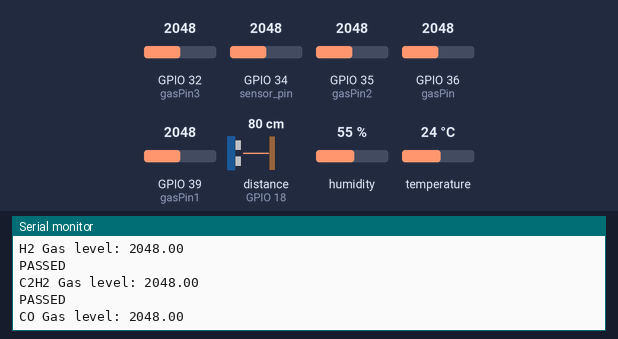
This sketch was run on a simulated ESP32. Shown: the last lines printed to the serial monitor. Wiring (inferred from the names in the program): ultrasonic range finder: trigger GPIO 5; echo GPIO 18. The inputs (shaded band) are chosen by the test bench; at power-on: humidity 55 %, GPIO 39 (gasPin1) = 2048, GPIO 32 (gasPin3) = 2048, GPIO 34 (sensor_pin) = 2048, GPIO 35 (gasPin2) = 2048, GPIO 36 (gasPin) = 2048, distance to the obstacle (sensor on GPIO 18) 80 cm, temperature 24 °C. The echo pulse lasts 58.3 µs per cm; WiFi joins after 1.5 s; servers stay silent unless stated.

Above: at 11.2 s.
11.3 s: humidity set to 58 %
At 11.73 s:
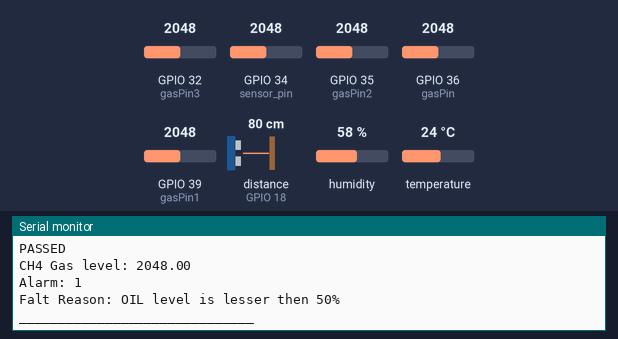
13.6 s: humidity set to 61 %
At 13.71 s:
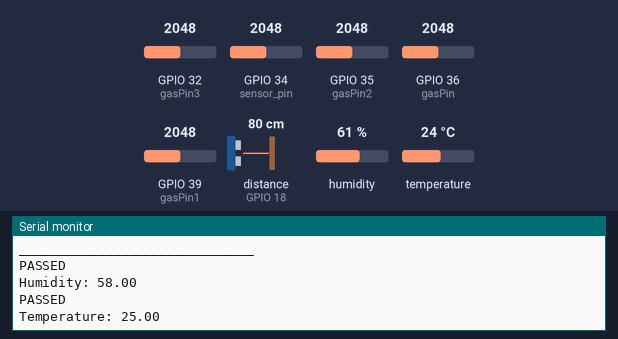
19.7 s: GPIO 39 (gasPin1) set to 3967
At 19.82 s:
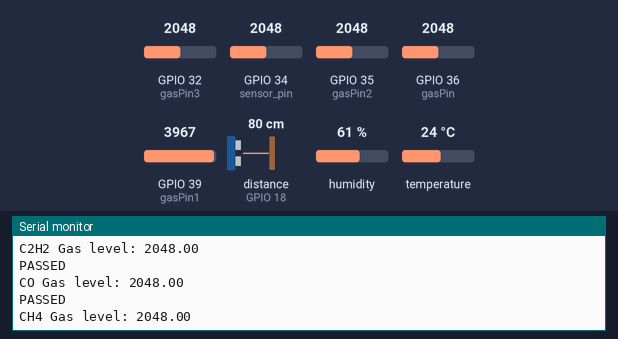
22.0 s: GPIO 39 (gasPin1) set to 4046
At 22.28 s:
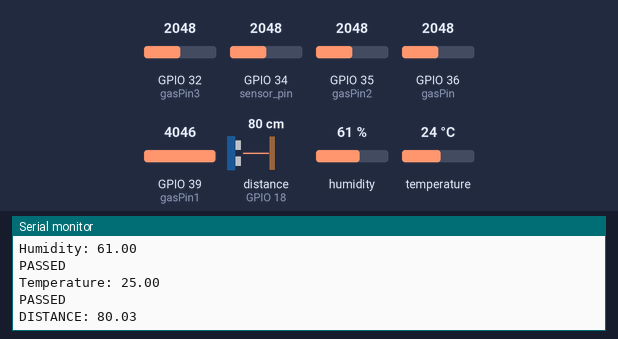
Timing chart, 0 to 25.0 s (numbered marks = the images above; inputs shaded):
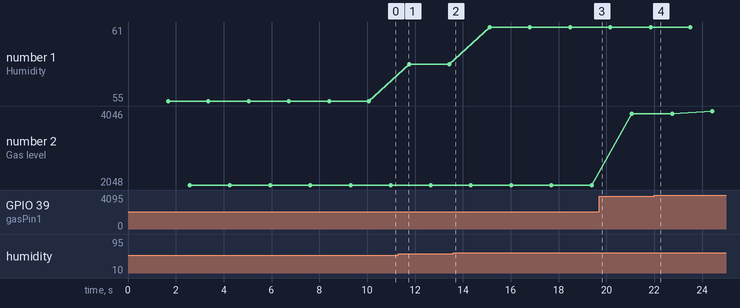

The sketch:

iot_only_non_elec.ino
```cpp
#include <WiFi.h>
#include <Adafruit_GFX.h>
const int trigPin = 5;
const int echoPin = 18;
char* Alart_message = "MPK";
int Alart = 0;
#define gasPin A0
#define gasPin1 A3
#define gasPin2 A7
#define gasPin3 A4
//define sound speed in cm/uS
#define SOUND_SPEED 0.03432

long duration;
float distanceCm;
float gaslevel;    //H2 gas pin
float gaslevel1;   //C2H2 gas pin
float gaslevel2;   //CO gas pin
float gaslevel3;   //CH4 gas pin

#include "DHT.h"
const int DHT_PIN = 15;
#define DHTTYPE DHT11
int _moisture,sensor_analog;
const int sensor_pin = A6;  /* Soil moisture sensor O/P pin */

#include <Arduino.h>
#if defined(ESP32)
#include <WiFi.h>
#elif defined(ESP8266)
#include <ESP8266WiFi.h>
#endif
#include <Firebase_ESP_Client.h>

DHT dht(DHT_PIN, DHTTYPE);

//Provide the token generation process info.
#include "addons/TokenHelper.h"
//Provide the RTDB payload printing info and other helper functions.
#include "addons/RTDBHelper.h"

// Insert your network credentials
#define WIFI_SSID "Jio fiber Bhoom house"
#define WIFI_PASSWORD "bhoom2001"

// Insert Firebase project API Key
#define API_KEY "AIzaSyAGunbEfXQpugL8eXjRc5hp3PTXrn5h9iA"

// Insert RTDB URLefine the RTDB URL */
#define DATABASE_URL "https://temp-3bd23-default-rtdb.firebaseio.com/"

//Define Firebase Data object
FirebaseData fbdo;

FirebaseAuth auth;
FirebaseConfig config;

//unsigned long sendDataPrevMillis = 0;
//int count = 0;
bool signupOK = false;

void setup(){
  pinMode(DHT_PIN, INPUT);
  dht.begin();
  pinMode(trigPin, OUTPUT); // Sets the trigPin as an Output
  pinMode(echoPin, INPUT); // Sets the echoPin as an Input
  pinMode(gasPin, INPUT);// sets the H2 gasPin as an Input
  pinMode(gasPin1, INPUT);// sets the C2H2 gasPin as an Input
  pinMode(gasPin2, INPUT);// sets the CO gasPin as an Input
  pinMode(gasPin3, INPUT);// sets the CH4 gasPin as an Input

  Serial.begin(9600);
  WiFi.begin(WIFI_SSID, WIFI_PASSWORD);
  Serial.print("Connecting to Wi-Fi");
  while (WiFi.status() != WL_CONNECTED){
    Serial.print(".");
    delay(100);
  }
  Serial.println();
  Serial.print("Connected with IP: ");
  Serial.println(WiFi.localIP());
  Serial.println();
  /* Assign the api key (required) */
  config.api_key = API_KEY;
  /* Assign the RTDB URL (required) */
  config.database_url = DATABASE_URL;
  /* Sign up */
  if (Firebase.signUp(&config, &auth, "", "")){
    Serial.println("ok");
    signupOK = true;
  }
  else{
    //Serial.print("%s\n", config.signer.signupError.message.c_str(str));
  }
  /* Assign the callback function for the long running token generation task */
  config.token_status_callback = tokenStatusCallback; //see addons/TokenHelper.h
  Firebase.begin(&config, &auth);
  Firebase.reconnectWiFi(true);
}

void loop(){
  digitalWrite(trigPin, LOW);
  delayMicroseconds(10);
  // Sets the trigPin on HIGH state for 10 micro seconds
  digitalWrite(trigPin, HIGH);
  delayMicroseconds(10);
  digitalWrite(trigPin, LOW);
  sensor_analog = analogRead(sensor_pin);
  _moisture = ( 100 - ( (sensor_analog/4095.00) * 100 ) );
  // Reads the echoPin, returns the sound wave travel time in microseconds
  duration = pulseIn(echoPin, HIGH);
  // Calculate the distance and oil level
  distanceCm = duration * SOUND_SPEED/2;
  float Oil_level = (100*(22.5-distanceCm)/18);//calibration line
  gaslevel = analogRead(gasPin);
  gaslevel1 = analogRead(gasPin1);
  gaslevel2 = analogRead(gasPin2);
  gaslevel3 = analogRead(gasPin3);
  float h = dht.readHumidity();
  float t = dht.readTemperature() + 1;
  ///////////////

  if (_moisture>=25||gaslevel>=1000||gaslevel1>=2000||Oil_level<=50||h>=50||t>=45){
    Alart=1;
    if(t>=45){
      Alart_message = "Oil temperature is greater then 45*C '";
    }
    else if(Oil_level<=50){
      Alart_message = "OIL level is lesser then 50%";
    }
    else if(gaslevel1>=4000){
      Alart_message = "C2H2 gas level is higher then 4000";
    }
    else if(gaslevel>=2000){
      Alart_message = "H2 gas level is higher then 1000";
    }
    else if(h>=60){
      Alart_message = "Himidity level is higher then 10%";
    }
    else if(_moisture>=25){
      Alart_message = "Moisture is higher then 25";
    }
    else{
      Alart = 0;
      Alart_message = "NORMAL";
    }
  }
  else{
    Alart = 0;
    Alart_message = "NORMAL";
  }
  ///////////////
  if (Firebase.ready() && signupOK ) {
    if (Firebase.RTDB.setFloat(&fbdo, "Main/DHT/humidity",h)){
       Serial.println("PASSED");
       Serial.print("Humidity: ");
       Serial.println(h);
    }
    else {
      Serial.println("FAILED");
      Serial.println("REASON: " + fbdo.errorReason());
    }
    // Write an Float number on the database path test/float
    if (Firebase.RTDB.setFloat(&fbdo, "Main/DHT/temperature", t)){
       Serial.println("PASSED");
       Serial.print("Temperature: ");
       Serial.println(t);
    }
    else {
      Serial.println("FAILED");
      Serial.println("REASON: " + fbdo.errorReason());
    }
        if (Firebase.RTDB.setFloat(&fbdo, "Main/DHT/DISTANCE", distanceCm)){
       Serial.println("PASSED");
       Serial.print("DISTANCE: ");
       Serial.println(distanceCm);
    }
    else {
      Serial.println("FAILED");
      Serial.println("REASON: " + fbdo.errorReason());
    }
    if(Firebase.RTDB.setFloat(&fbdo, "Main/DHT/OIL_LEVEL", Oil_level)){
          Serial.println("PASSED");
          Serial.print("OIL_LEVEL : ");
          Serial.print(Oil_level);  Serial.println("%");
    }
    else{
      Serial.println("FAILED");
      Serial.println("REASON: " + fbdo.errorReason());
    }
    if(Firebase.RTDB.setFloat(&fbdo, "Main/DHT/Moisture", _moisture)){
          Serial.println("PASSED");
          Serial.print("Moisture : ");
          Serial.println(_moisture);
    }
    else{
      Serial.println("FAILED");
      Serial.println("REASON: " + fbdo.errorReason());
    }
    if(Firebase.RTDB.setFloat(&fbdo, "Main/DHT/H2 Gaslevel",gaslevel)){
          Serial.println("PASSED");
          Serial.print("H2 Gas level: ");
          Serial.println(gaslevel);
    }
    else{
      Serial.println("FAILED");
      Serial.println("REASON: " + fbdo.errorReason());
    }
    if(Firebase.RTDB.setFloat(&fbdo, "Main/DHT/C2H2 Gaslevel",gaslevel1)){
          Serial.println("PASSED");
          Serial.print("C2H2 Gas level: ");
          Serial.println(gaslevel1);
    }
    else{
      Serial.println("FAILED");
      Serial.println("REASON: " + fbdo.errorReason());
      }
    if(Firebase.RTDB.setFloat(&fbdo, "Main/DHT/CO Gaslevel",gaslevel2)){
          Serial.println("PASSED");
          Serial.print("CO Gas level: ");
          Serial.println(gaslevel2);
    }
    else{
      Serial.println("FAILED");
      Serial.println("REASON: " + fbdo.errorReason());
    }
    if(Firebase.RTDB.setFloat(&fbdo, "Main/DHT/CH4 Gaslevel",gaslevel3)){
          Serial.println("PASSED");
          Serial.print("CH4 Gas level: ");
          Serial.println(gaslevel3);
    }
    else{
      Serial.println("FAILED");
      Serial.println("REASON: " + fbdo.errorReason());
    }
    if(Firebase.RTDB.setBool(&fbdo, "Main/Bhool/Non-Ele_Fault/Alarm",Alart)){
          //Serial.println("PASSED");
          Serial.print("Alarm: ");
          Serial.println(Alart);
    }
    else{
      Serial.println("FAILED");
      Serial.println("REASON: " + fbdo.errorReason());
      }
    if(Firebase.RTDB.setString(&fbdo, "Main/Bhool/Non-Ele_Fault/Alarm_reason",Alart_message)){
          //Serial.println("PASSED");
          Serial.print("Falt Reason: ");
          Serial.println(Alart_message);
    }
    else{
      Serial.println("FAILED");
      Serial.println("REASON: " + fbdo.errorReason());
      }

   Serial.println("______________________________");
  }}
```

Measured:
- the behaviour switches between 59 and 60 % on humidity (found by bisection; images 1 and 2)
- the behaviour switches between 3999 and 4000 on GPIO 39 (gasPin1) (found by bisection; images 3 and 4)
- plotted number 1: 55 → 58 after the input at 11.3 s, 58 → 61 after the input at 13.6 s
- plotted number 2: 2048 → 3967 after the input at 19.7 s, 3967 → 4046 after the input at 22.0 s
